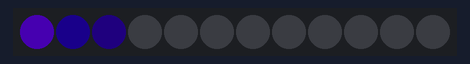
Simulated run of this sketch. Board: Arduino Uno, built with avr-gcc and run on an emulated ATmega328P. Shown: 12 RGB LEDs in strip order, left to right. Dim RGB values are drawn brighter than linear.

Above: at 0.01 s.
At 0.88 s:
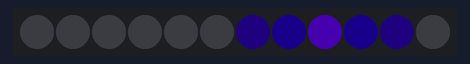
At 1.7 s:
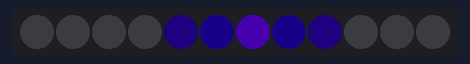

The sketch:

cylon.ino
```cpp
//NeoPixel LED Digital Strip Cylon Eye v1.10 Created by EternalCore
#include <Adafruit_NeoPixel.h>

//Settings:
#define PIN 6 //The Pin out your Neopixel DIN strip/stick is connected to (Default is 6)
#define TPIXEL 12 //The total amount of pixel's/led's in your connected strip/stick (Default is 60)
int wait_T=40; //This is the delay between moving back and forth and per pixel
int PixelCount=12; //Set this to the AMOUNT of Led's/Pixels you have or want to use on your strip And It can be used to tell where to Stop then return the eye at in the strip
int Pixel_Start_End=0; //Set this to where you want it to Start/End at
boolean UsingBar = false; //Set this to true If you are using the 8x1 Neopixel Bar Or you want to only use 3 leds for the scanner.

Adafruit_NeoPixel strip = Adafruit_NeoPixel(TPIXEL, PIN, NEO_GRB + NEO_KHZ800); //Standered Strip function

void setup() {
  strip.begin();
  strip.show(); // Initialize all pixels to 'off'
  //Serial.begin(9600); //Used For pixel Count Debugging
}
void loop() {
  //Example: CylonEyeUp(Center_Dot_Color, Second_Dot_color, Third_Dot_color, wait_T, PixelCount, Pixel_Start_End);
  CylonEyeUp(strip.Color(22,0,55), strip.Color(2,0,11), strip.Color(1,0,4), wait_T, PixelCount, Pixel_Start_End);
  delay(wait_T);
  //Example: CylonEyeDown(Center_Dot_Color, Second_Dot_color, Third_Dot_color, wait_T, PixelCount, Pixel_Start_End);
  CylonEyeDown(strip.Color(22,0,55), strip.Color(2,0,11), strip.Color(1,0,4), wait_T, PixelCount, Pixel_Start_End);
  delay(wait_T);
}

void CylonEyeUp(uint32_t Co, uint32_t Ct, uint32_t Ctt, uint8_t Delay, int TotalPixels, int pStart) {
  for(int i=pStart; i<TotalPixels; i++) {
    if(!UsingBar) { strip.setPixelColor(i+2, Ctt); } //Third Dot Color
    strip.setPixelColor(i+1, Ct);   //Second Dot Color
    strip.setPixelColor(i, Co);     //Center Dot Color
    strip.setPixelColor(i-1, Ct);   //Second Dot Color
    if(!UsingBar) { strip.setPixelColor(i-2, Ctt); } //Third Dot Color

    if(!UsingBar) {
      strip.setPixelColor(i-3, strip.Color(0,0,0)); //Clears the dots after the 3rd color
    } else {
      strip.setPixelColor(i-2, strip.Color(0,0,0)); //Clears the dots after the 2rd color
    }
    strip.show();
    //Serial.println(i); //Used For pixel Count Debugging
    delay(55);
  }
}
void CylonEyeDown(uint32_t Co, uint32_t Ct, uint32_t Ctt, uint8_t Delay, int TotalPixels, int pEnd) {
  for(int i=TotalPixels-1; i>pEnd; i--) {
    if(!UsingBar) { strip.setPixelColor(i-2, Ctt); } //Third Dot Color
    strip.setPixelColor(i-1, Ct);   //Second Dot Color
    strip.setPixelColor(i, Co);    //Center Dot Color
    strip.setPixelColor(i+1, Ct);  //Second Dot Color
    if(!UsingBar) { strip.setPixelColor(i+2, Ctt); } //Third Dot Color

    if(!UsingBar) {
      strip.setPixelColor(i+3, strip.Color(0,0,0)); //Clears the dots after the 3rd color
    } else {
      strip.setPixelColor(i+2, strip.Color(0,0,0)); //Clears the dots after the 2rd color
    }
    strip.show();
    //Serial.println(i); //Used For pixel Count Debugging
    delay(55);
  }
}
```

Measured:
- by itself, everything shown: repeats every 1.4 s, in 22 steps
